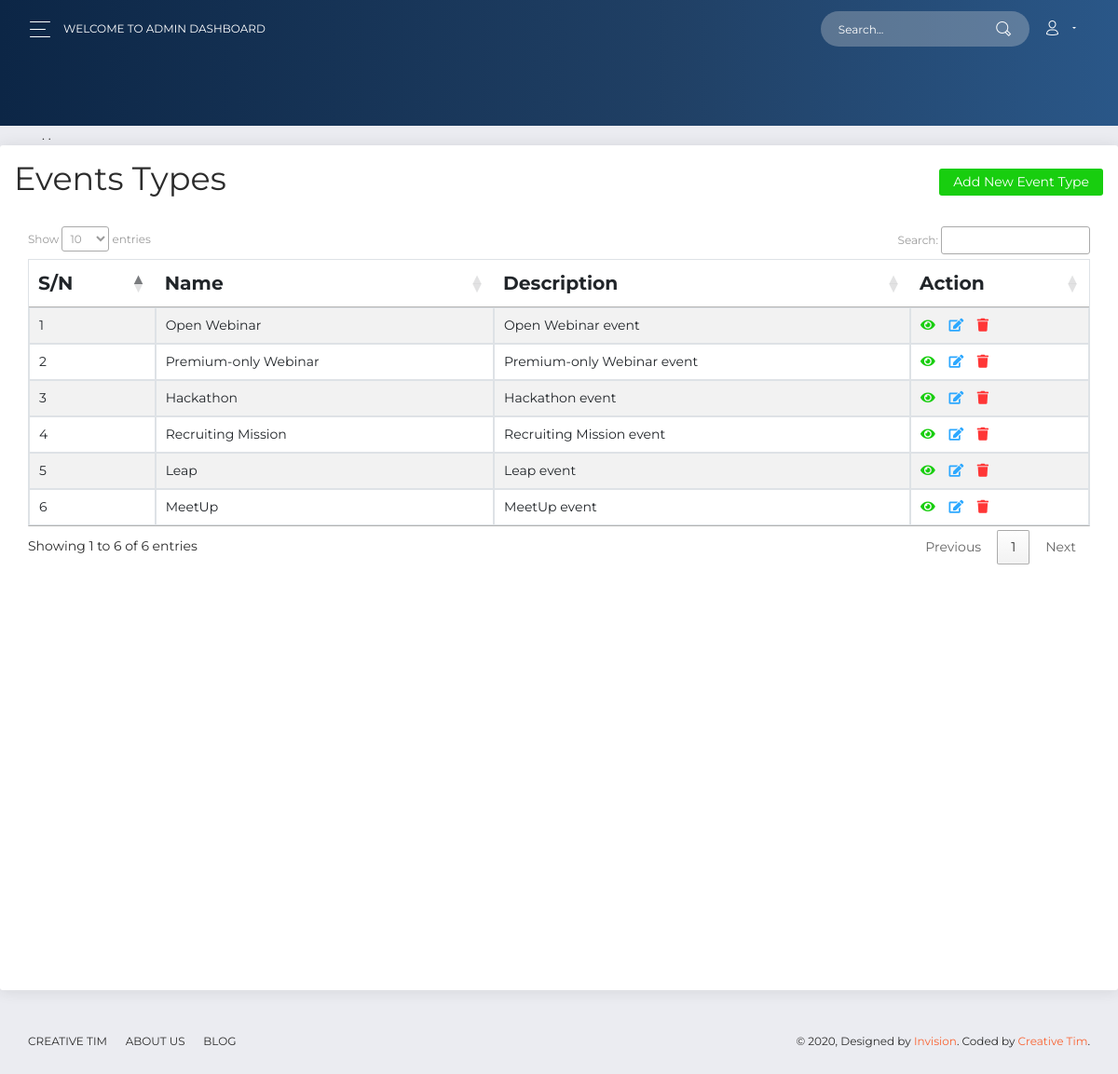
Page /list_event_types.php (signed in) on the committed database.
### tables this page shows
CREATE TABLE `event_types` (
  `id` int(6) UNSIGNED NOT NULL,
  `name` varchar(255) DEFAULT NULL,
  `description` text,
  `created_at` timestamp NOT NULL DEFAULT CURRENT_TIMESTAMP,
  `updated_at` timestamp NOT NULL DEFAULT CURRENT_TIMESTAMP ON UPDATE CURRENT_TIMESTAMP
);

### list_event_types.php (the view, shortened to what this page needs)
<?php
     $conn =new mysqli(DB_HOST,DB_USER,DB_PASSWORD,DB_DATABASE);
include ('includes/admin_header.php');
?>
<div class="card">
  <div class="card-header">
      <h2 class="pull-left">Events Types</h2>
      <a href="create_event_type.php" class="btn btn-success pull-right btn-sm">Add New Event Type</a>
  </div>
  <div class="card-body">
    <div class="table-responsive">
 <div class="wrapper">
        <div class="container-fluid">
            <div class="row">
                <div class="col-md-12">
                    <?php
                    $sql = "SELECT * FROM event_types ORDER BY id desc";
                    $result = $conn->query($sql);
                        if($result->num_rows > 0){
                            echo "<table class='table table-bordered table-striped' id='data_table'>";
                                echo "<thead>";
                                    echo "<tr>";
                                        echo "<th>S/N</th>";
                                        echo "<th>Name</th>";
                                        echo "<th>Description</th>";
                                        echo "<th>Action</th>";
                                    echo "</tr>";
                                echo "</thead>";
                                echo "<tbody>";
                                $index = 1;
                                while($row = mysqli_fetch_array($result)){
                                    echo "<tr>";
                                        echo "<td>" . $index . "</td>";
                                        echo "<td>" . $row['name'] . "</td>";
                                        echo "<td>" . $row['description'] . "</td>";
                                        echo "<td>";
                                            echo "<a class='text-success' href='view_event_type.php?et_id=". $row['id'] ."' title='View Record' data-toggle='tooltip'><i class='fas fa-eye'></i></a>";
                                            echo "<a class='text-info' href='update_event_type.php?id=". $row['id'] ."' title='Update Record' data-toggle='tooltip'><i class='fas fa-edit'></i></a>";
                                            echo "<a class='text-danger' href='list_event_types.php?del=". $row['id'] ."' title='Delete Record' data-toggle='tooltip'><i class='fas fa-trash'></i></a>";
                                        echo "</td>";
                                    echo "</tr>";
                                    $index++;
                                }
                                echo "</tbody>";
                            echo "</table>";
                        } else{
                            echo "<p class='lead'><em>No records were found.</em></p>";
                        }
                    ?>
                </div>
            </div>
        </div>
    </div>
</div>
  </div>
</div>
 <?php
   include ('includes/admin_footer.php');
?>

### includes/admin_header.php (shortened to what this page needs)
<!DOCTYPE html>
<html lang="en">
<head>
  <link rel="stylesheet" href="https://use.fontawesome.com/releases/v5.7.1/css/all.css">
  <link href="admin_dashboard_assets/css/bootstrap.min.css" rel="stylesheet" />
  <link href="admin_dashboard_assets/css/now-ui-dashboard.css?v=1.5.0" rel="stylesheet" />
  <link href="admin_dashboard_assets/demo/demo.css" rel="stylesheet" />
  <link href="admin_dashboard_assets/admin_custom.css" rel="stylesheet" />
<link rel="stylesheet" type="text/css" href="https://cdn.datatables.net/1.10.22/css/jquery.dataTables.css">
<link rel="stylesheet" href="https://use.fontawesome.com/releases/v5.6.3/css/all.css">
 <link rel="stylesheet" type="text/css" href="datepicker/css/bootstrap-datetimepicker.css" />
     <link rel="stylesheet" type="text/css" href="datepicker/css/bootstrap-datetimepicker.min.css" />
</head>
<body class="">
  <div class="wrapper ">
    <div class="main-panel" id="main-panel">
      <nav class="navbar navbar-expand-lg navbar-transparent  bg-primary  navbar-absolute">
        <div class="container-fluid">
          <div class="navbar-wrapper">
            <div class="navbar-toggle">
              <button type="button" class="navbar-toggler">
                <span class="navbar-toggler-bar bar1"></span>
                <span class="navbar-toggler-bar bar2"></span>
                <span class="navbar-toggler-bar bar3"></span>
              </button>
            </div>
            <a class="navbar-brand" href="#pablo">Welcome to Admin Dashboard</a>
          </div>
          <div class="collapse navbar-collapse justify-content-end" id="navigation">
            <form>
              <div class="input-group no-border">
                <input type="text" value="" class="form-control" placeholder="Search...">
                <div class="input-group-append">
                  <div class="input-group-text">
                    <i class="now-ui-icons ui-1_zoom-bold"></i>
                  </div>
                </div>
              </div>
            </form>
            <ul class="navbar-nav">
              <li class="nav-item dropdown">
                <a class="nav-link dropdown-toggle" id="navbarDropdownMenuLink" data-toggle="dropdown" aria-haspopup="true" aria-expanded="false">
                  <i class="now-ui-icons users_single-02"></i>
                </a>
              </li>
            </ul>
          </div>
        </div>
      </nav>
      <div class="panel-header panel-header-sm">
      </div>
 <div class="container">
<?php if (isset($_SESSION['success_message'])): ?>
    <?php
    echo '<div class="alert alert-success alert-dismissible fade show" role="alert">
  <strong>Success! </strong>' .$_SESSION['success_message'].'
  <button type="button" class="close" data-dismiss="alert" aria-label="Close">
    <span aria-hidden="true">&times;</span>
  </button>
</div>';
      unset($_SESSION['success_message']);
    ?>
<?php endif ?>.
<?php if (isset($_SESSION['error_message'])): ?>
    <?php
    echo '<div class="alert alert-danger alert-dismissible fade show" role="alert">
  <strong>Error! </strong>' .$_SESSION['error_message'].'
  <button type="button" class="close" data-dismiss="alert" aria-label="Close">
    <span aria-hidden="true">&times;</span>
  </button>
</div>';
      unset($_SESSION['error_message']);
    ?>
<?php endif ?>.
</div>

### includes/admin_footer.php (shortened to what this page needs)
    <footer class="footer">
        <div class=" container-fluid ">
          <nav>
            <ul>
              <li>
                <a href="https://www.creative-tim.com">
                  Creative Tim
                </a>
              </li>
              <li>
                <a href="http://presentation.creative-tim.com">
                  About Us
                </a>
              </li>
              <li>
                <a href="http://blog.creative-tim.com">
                  Blog
                </a>
              </li>
            </ul>
          </nav>
          <div class="copyright" id="copyright">
            &copy; , Designed by <a href="https://www.invisionapp.com" target="_blank">Invision</a>. Coded by <a href="https://www.creative-tim.com" target="_blank">Creative Tim</a>.
          </div>
        </div>
      </footer>
    </div>
<link href="https://cdn.jsdelivr.net/npm/@fengyuanchen/datepicker@0.6.5/dist/datepicker.min.css" rel="stylesheet">
<link rel="stylesheet" href="https://cdnjs.cloudflare.com/ajax/libs/bootstrap-multiselect/0.9.13/css/bootstrap-multiselect.css">

### admin_dashboard_assets/admin_custom.css (style rules this page uses)
.row:after { content: ""; display: table; clear: both; }
.container { position: relative; }

### rows in the picture
event_types: name "Open Webinar", description "Open Webinar event"
event_types: name "Premium-only Webinar", description "Premium-only Webinar event"
event_types: name "Hackathon", description "Hackathon event"
event_types: name "Recruiting Mission", description "Recruiting Mission event"
event_types: name "Leap", description "Leap event"
event_types: name "MeetUp", description "MeetUp event"
